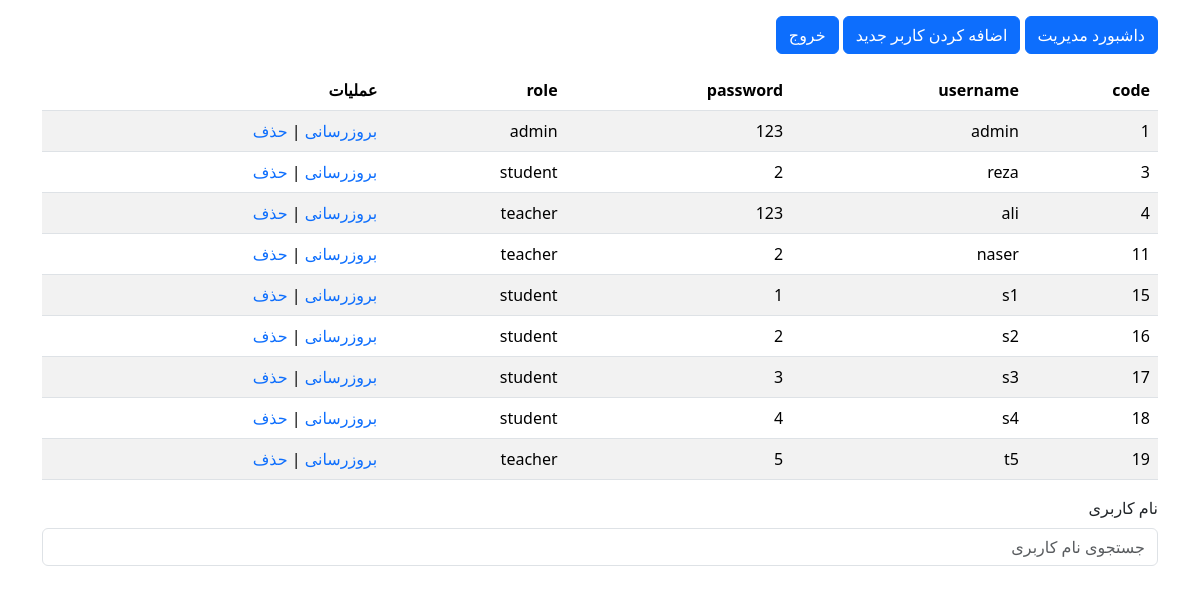
/admin/user-list.php (signed in), run on an earlier commit of the app's database.
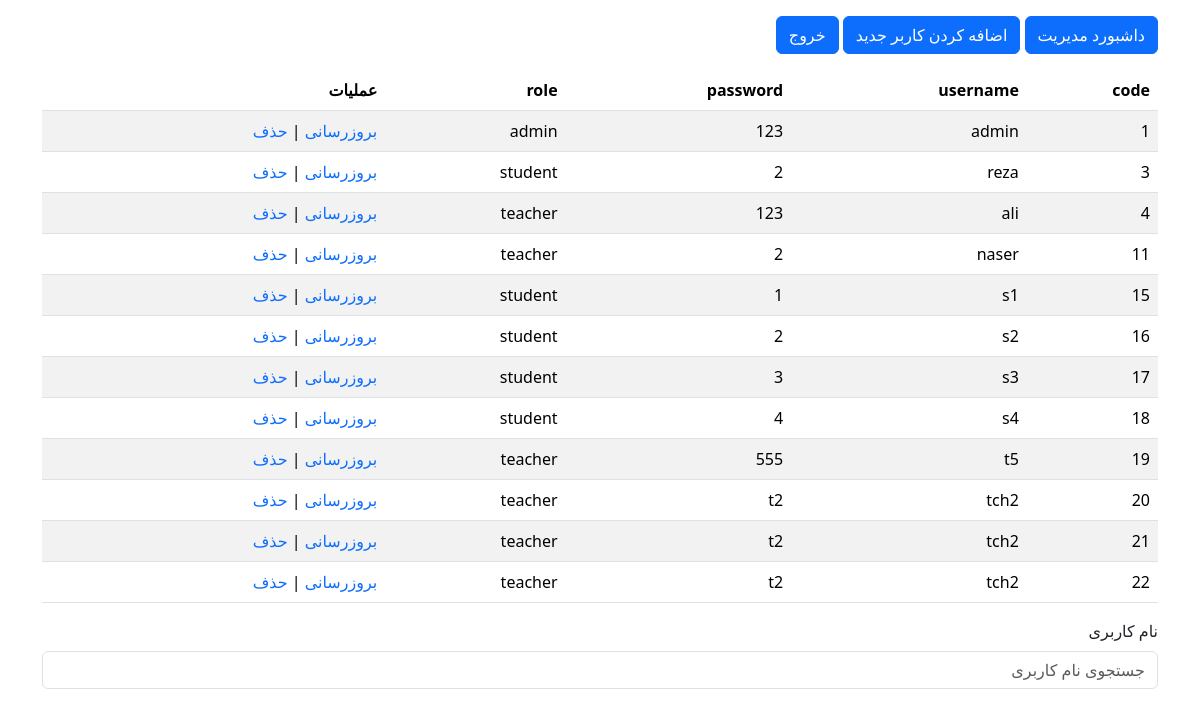
And on a later commit of the database.
### tables this page shows
CREATE TABLE `user` (
  `user_code` int(11) NOT NULL,
  `username` varchar(50) NOT NULL,
  `password` varchar(50) NOT NULL,
  `role` varchar(50) NOT NULL
);

### admin/user-list.php (the view, shortened to what this page needs)
<!doctype html>
<html lang="en">
<head>
    <link rel="stylesheet" href="../assets/bootstrap-5.3.3-dist/css/bootstrap.rtl.min.css">
    <link rel="stylesheet" href="../assets/style.css">
</head>
<body>
<div class="container">
    <?php
    $user = $_SESSION["user_logged"];
    if($user["role"]  == "student"){
        ?>
        <div class="alert alert-danger" role="alert">
           شما مجوز ورود به این صفحه را ندارید .
            <a href="../login.html" class="alert-link">صفحه ی ورود</a>
        </div>
    <?php
    }
else{
    ?>
    <div class="mb-3 mt-3">
        <a href="admin-dashboard.php" class="btn btn-primary">داشبورد مدیریت</a>
        <a href="user-managment-adduser.php" class="btn btn-primary">اضافه کردن کاربر جدید</a>
        <a href="../logout.php" class="btn btn-primary">خروج</a>
    </div>
    <table class="table table-striped">
        <thead>
        <tr>
            <th scope="col">code</th>
            <th scope="col">username</th>
            <th scope="col">password</th>
            <th scope="col">role</th>
            <th scope="col">عملیات</th>
        </tr>
        </thead>
        <tbody>
        <?php
        $conn = (new my_database())->connection_database;
        if (isset($_GET["username"])) {
            $search_username = $_GET["username"];
            $sql = "SELECT * FROM `user` WHERE `username` LIKE '%$search_username%'";
        } else {
            $sql = "SELECT * FROM `user`";
        }
        $result = $conn->query($sql);
        if ($result->num_rows > 0) {
            while ($row = $result->fetch_assoc()) {
                $user_code = $row["user_code"];
                echo " <tr>
        <td >" . $row["user_code"] . "</td>
        <td>" . $row["username"] . "</td>
        <td>" . $row["password"] . "</td>
        <td>" . $row["role"] . "</td>
        <td>
        <a href=\"user-managment-update.php?user_code=$user_code\">
        بروزرسانی
        </a>
        |
        <a href=\"user-managment-delete.php?user_code=$user_code\" class=''>
        حذف
        </a>
</td>
    </tr>";
            }
        } else {
            echo "0 results";
        }
        ?>
        </tbody>
    </table>
    <form action="" method="get">
        <div class="mb-3 mt-3">
            <label for="username" class="form-label">نام کاربری</label>
            <input type="search" class="form-control" id="username" placeholder="جستجوی نام کاربری" name="username"
                   value="">
        </div>
    </form>
    <?php
}
    ?>
</div>
</body>
</html>

### assets/style.css (style rules this page uses)
body { direction: rtl; }
a { text-decoration: none; }

What changed in the data, as far as the page shows it:
changed user id 19: password "5" → "555"
added user: user_code "20", username "tch2", password "t2", role "teacher"
added user: user_code "21", username "tch2", password "t2", role "teacher"
added user: user_code "22", username "tch2", password "t2", role "teacher"
